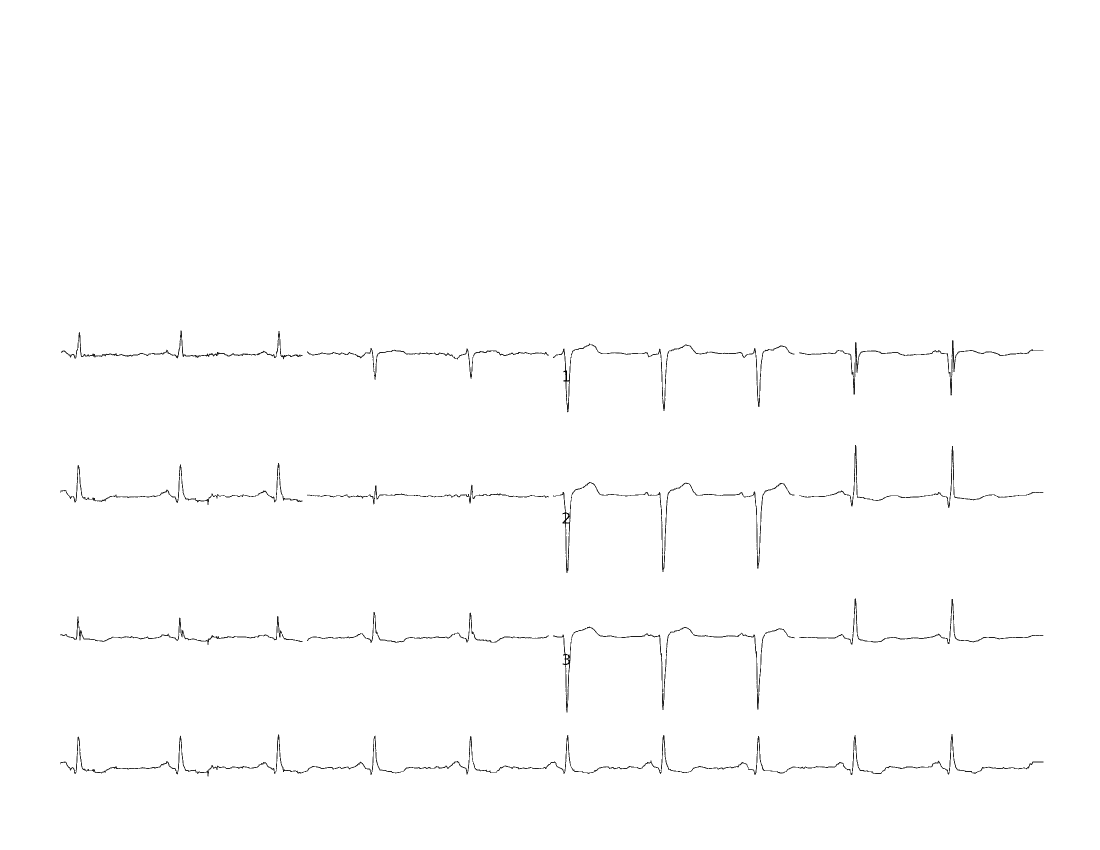
#> input picture outputs/clean.png, 2200 x 1700 px (shown at 1/2 size)
$ python find_leads.py
#> lines starting #> are read from the running program, lines starting #| are printed output that depends on the picture
import cv2, numpy as np, json, matplotlib.pyplot as plt

gray = cv2.imread("outputs/clean.png", cv2.IMREAD_GRAYSCALE)
#> gray is the input picture: shape (1700, 2200); min 0, max 255, mean 253.4
config = json.load(open("outputs/config.json"))
#> (reads outputs/config.json from the repository)

bands = config["bands"]
left, right = config["left"], config["right"]
baselines = config["baselines"]

lead_names = [
    ["I", "aVR", "V1", "V4"],
    ["II", "aVL", "V2", "V5"],
    ["III", "aVF", "V3", "V6"],
    ["II_long"],
]

leads = {}

for i, (y1, y2) in enumerate(bands):
    row = gray[y1:y2, left:right]
    col_sum = (row < 128).sum(axis=0)

    # find non-zero regions = leads
    active = col_sum > 0
    changes = np.diff(active.astype(int))
    starts = np.where(changes == 1)[0] + 1
    ends = np.where(changes == -1)[0] + 1
    if active[0]: starts = np.insert(starts, 0, 0)
    if active[-1]: ends = np.append(ends, len(active))

    segs = list(zip((starts + left).tolist(), (ends + left).tolist()))

    # merge tiny gaps (< 5px noise)
    merged = [segs[0]]
    for s, e in segs[1:]:
        if s - merged[-1][1] < 5:
            merged[-1] = (merged[-1][0], e)
        else:
            merged.append((s, e))

    names = lead_names[i]
    if len(merged) != len(names):
        print(f"  WARNING Row {i}: expected {len(names)}, got {len(merged)}")

    for j, name in enumerate(names):
        if j < len(merged):
            leads[name] = {
                "y1": y1, "y2": y2,
                "x1": merged[j][0], "x2": merged[j][1],
                "baseline": baselines[i]
            }
            print(f"  {name:>7}: x={merged[j][0]}-{merged[j][1]} ({merged[j][1]-merged[j][0]}px)")
#> this loop made 4 passes
#> (starts, ends, segs) on passes 1 to 3: ([112, 604, 1096, 1588], [595, 1087, 1579, 2077], [(122, 605), (614, 1097), (1106, 1589), (1598, 2087)]), ([111, 604, 1096, 1588], [595, 1087, 1579, 2077], [(121, 605), (614, 1097), (1106, 1589), (1598, 2087)]), ([111, 604, 1096, 1588], [595, 1087, 1579, 2077], [(121, 605), (614, 1097), (1106, 1589), (1598, 2087)])
#> (starts, ends) on pass 4: ([111], [2077])
#|         I: x=122-605 (483px)
#|       aVR: x=614-1097 (483px)
#|        V1: x=1106-1589 (483px)
#|        V4: x=1598-2087 (489px)
#|        II: x=121-605 (484px)
#|       aVL: x=614-1097 (483px)
#|        V2: x=1106-1589 (483px)
#|        V5: x=1598-2087 (489px)
#|       III: x=121-605 (484px)
#|       aVF: x=614-1097 (483px)
#> (further printed lines are left out)
#> pass 1, `row = gray[y1:y2, left:right]`:
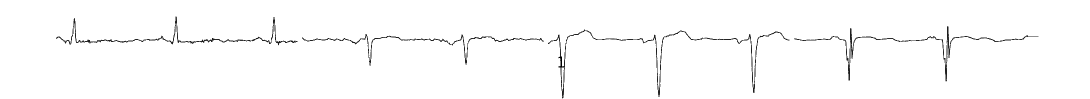
#> row: shape (197, 2180) (shown at 1/2 size); min 0, max 255, mean 251.4
#> pass 2, `row = gray[y1:y2, left:right]`:
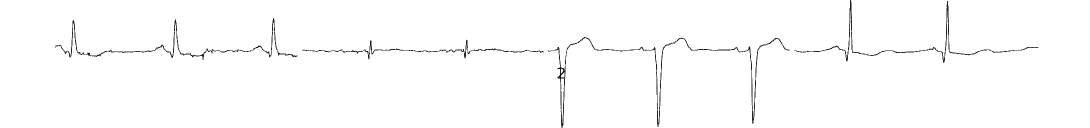
#> row: shape (256, 2180) (shown at 1/2 size); min 0, max 255, mean 252.2
#> pass 3, `row = gray[y1:y2, left:right]`:
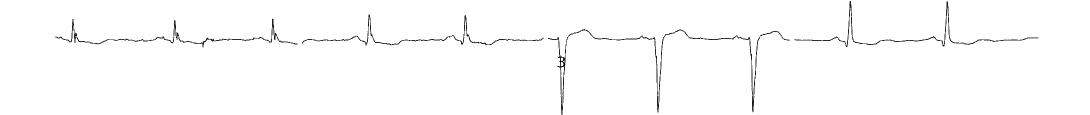
#> row: shape (230, 2180) (shown at 1/2 size); min 0, max 255, mean 252
#> after the loop, leads = 13 items

# save to config
config["leads"] = leads
json.dump(config, open("outputs/config.json", "w"), indent=2)

# --- vis ---

colors = ["red", "blue", "green", "orange"]
fig, axes = plt.subplots(4, 1, figsize=(16, 10))
for i, (y1, y2) in enumerate(bands):
    axes[i].imshow(gray[y1:y2, left:right], cmap="gray")
    for j, name in enumerate(lead_names[i]):
        if name in leads:
            info = leads[name]
            x1l = info["x1"] - left
            x2l = info["x2"] - left
            c = colors[j % len(colors)]
            axes[i].axvline(x1l, color=c, lw=2)
            axes[i].axvline(x2l, color=c, lw=2, ls="--")
            axes[i].text((x1l + x2l) / 2, 10, name, color=c,
                         fontsize=11, fontweight="bold", ha="center")
    axes[i].set_title(f"Row {i}"); axes[i].axis("off")
fig.savefig("outputs/step7_leads.png", dpi=120); plt.close()
#> after `fig.savefig('outputs/step7_leads.png', dpi=120)`:
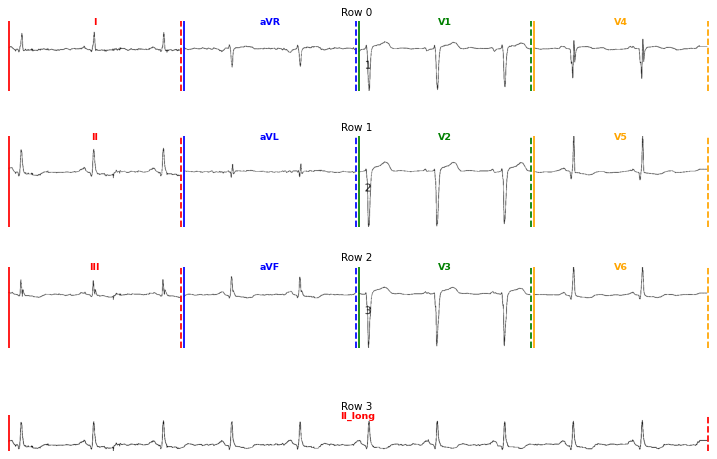
#> figure drawn by matplotlib, 4 panels
